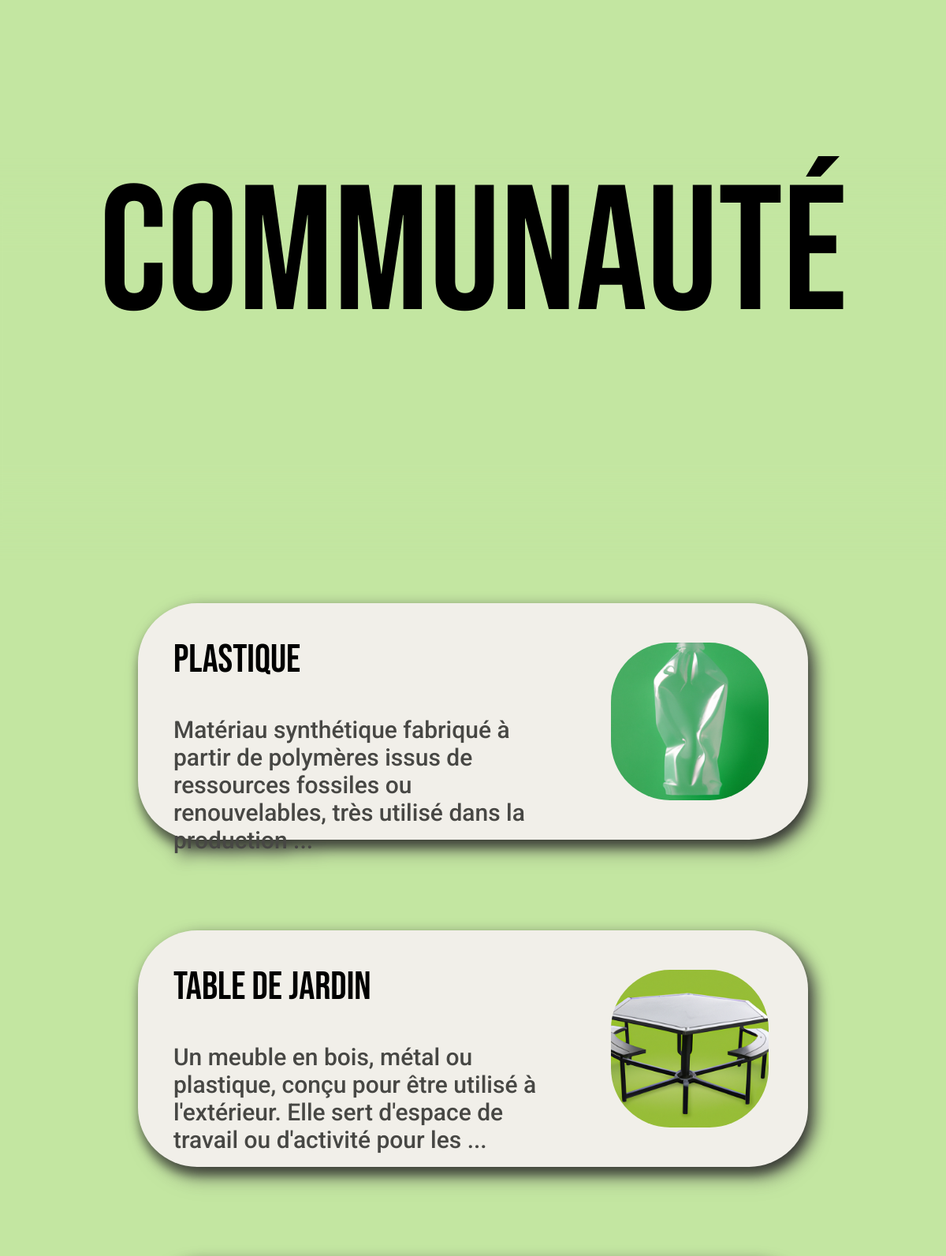
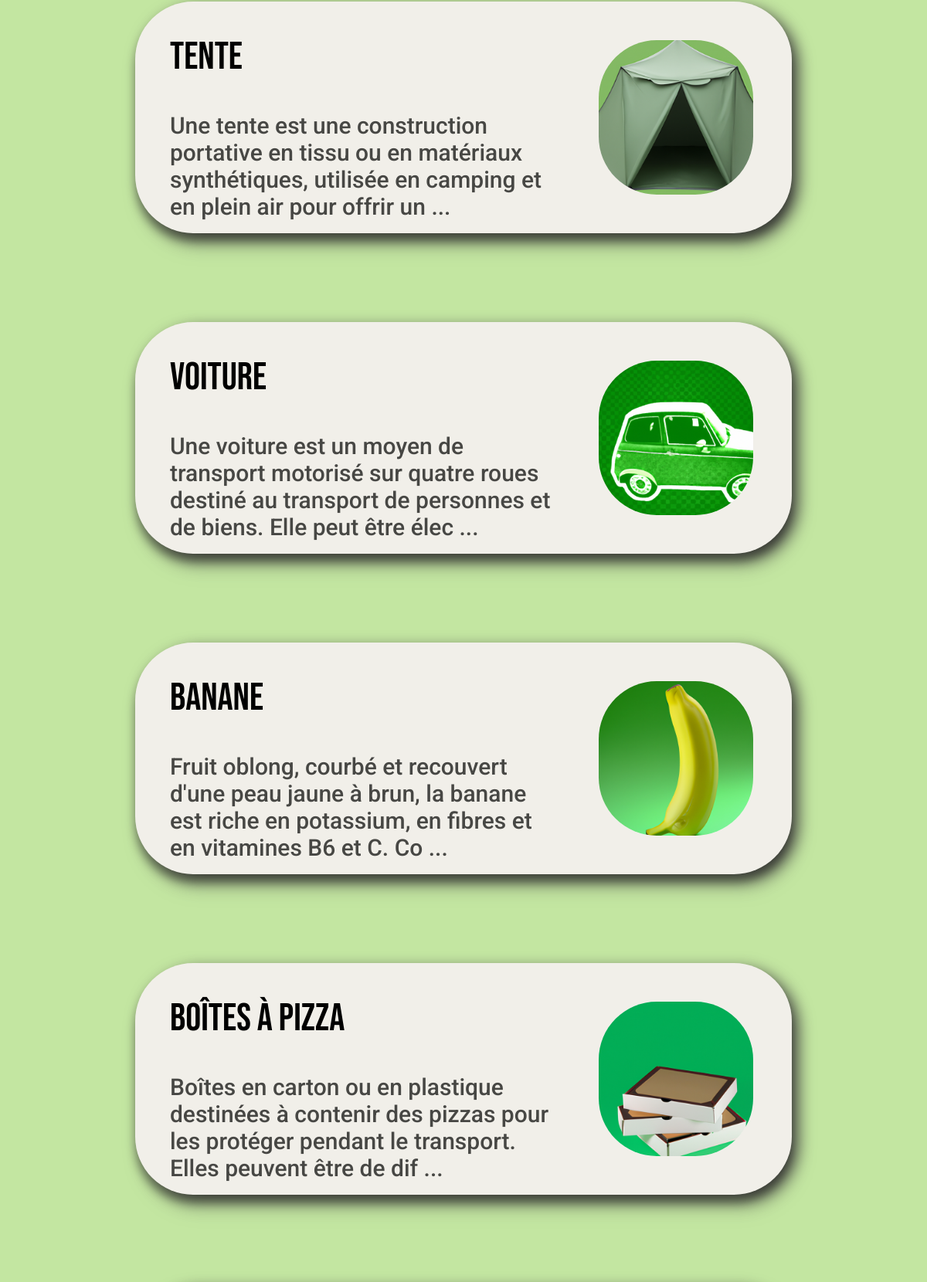
Page /popular?page=2 (upper part) on the committed database (2 pictures, top to bottom).
### app/models.py (models this page shows, shortened)
class Waste(db.Model):
    id = db.Column(db.Integer, primary_key=True)
    name = db.Column(db.String(50), unique=True, nullable=False)
    description = db.Column(db.Text, nullable=False)
    list_recycling_possibilitites = db.Column(db.Text, nullable=False)
    nb_views = db.Column(db.Integer, nullable=False, default=0)
    last_viewed = db.Column(db.DateTime, nullable=False,
                            default=datetime.utcnow)

### app/wastes/routes.py (the view)
@wastes_bp.route('/popular')
def popular():
    page = request.args.get('page', 1, type=int)
    wastes = Waste.query.order_by(
        Waste.nb_views.desc()).paginate(page=page, per_page=10)
    return render_template('popular.html', wastes=wastes, title='Popular', location='popular')

### app/templates/popular.html (shortened to what this page needs)
{%extends "layout.html"%}
{% block head%}
<link rel="stylesheet" href="{{ url_for('static', filename='css/article-waste-container.css') }}">
{% endblock %}
{% block content %}
<div class="div-content-site">
    <nav class="navbar">
        <div class="navbar-blur"></div>
        <h1>COMMUNAUTÉ</h1>
    </nav>
    {% for waste in wastes.items %}
    <div class="content-container">
        <a href="{{ url_for('wastes.waste', waste_id=waste.id) }}" target="_self">
            <div class="text-container">
                <h2>{{ waste.name }}</h2>
                {% if waste.description[:130] !=  waste.description[:131] %}
                <p>{{ waste.description[:130] + ' ...' }}</p>
                {% else %}
                <p>{{ waste.description }}</p>
                {% endif %}
            </div>
            <div class="image-container">
                <img src={{ url_for('static', filename='uploads/wastes/' + waste.name + '.png' ) }} alt="Image">
            </div>
        </a>
    </div>
    {% endfor %}
</div>
{% endblock content %}

### app/static/css/main.css (style rules this page uses)
body { background-color: #C3E6A1; font-family: 'Roboto', sans-serif; }
.navbar, .navbar-search { position: fixed; left: 0%; width: 100%; top: 0%; z-index: 9998; margin: 0; }
.navbar { height: 650px; }
.navbar-blur, .navbar-search-blur { position: absolute; left: -4.63%; right: -4.63%; bottom: 0%; background: #C3E6A1; filter: blur(25px); }
.navbar-blur { top: 40%; }
.navbar h1, .navbar-search h1 { left: 0; right: 0; position: absolute; margin: auto; display: flex; align-items: center; justify-content: center; text-align: center; font-family: 'Bebas Neue'; font-style: normal; font-weight: 400; font-size: 225px; line-height: 270px; color: #000000; }
.navbar h1 { top: 5%; bottom: 5%; }
.div-content-site { position: relative; left: 0%; right: 0%; margin-top: 765px; margin-bottom: 260px; padding-bottom: 230px; }

### app/static/css/article-waste-container.css (style rules this page uses)
.content-container { filter: drop-shadow(8px 8px 10px #474744); Width: 850px; Height: 300px; margin-top: 115px; margin-left: calc(50% - 850px/2); margin-right: calc(50% + 850px/2); text-decoration: none; background: #F1EFE9; box-shadow: 0px 11px 11px rgba(0, 0, 0, 0.25); border-radius: 75px; }
.text-container { position: absolute; left: 5.29%; right: 35.88%; font-style: normal; }
.text-container h2 { top: 15%; bottom: 62.67%; font-family: 'Bebas Neue'; font-weight: 400; font-size: 50px; line-height: 60px; display: flex; align-items: center; color: #000000; }
.text-container p { top: 40%; bottom: 15%; font-family: 'Roboto'; font-weight: 500; font-size: 30px; line-height: 35px; color: #474744; }
.image-container { position: absolute; left: 70.59%; right: 5.88%; top: 16.67%; bottom: 16.67%; background: #FFFCF8; border-radius: 75px; }
.image-container img { width: 100%; height: 100%; object-fit: cover; border-radius: 75px; }

### rows in the picture
Waste: name "plastique", description "Matériau synthétique fabriqué à partir de polymères issus de ressources fossiles ou renouvelables, très utilisé dans la production ...", name (picture)
Waste: name "table de jardin", description "Un meuble en bois, métal ou plastique, conçu pour être utilisé à l'extérieur. Elle sert d'espace de travail ou d'activité pour les ...", name (picture)
Waste: name "tente", description "Une tente est une construction portative en tissu ou en matériaux synthétiques, utilisée en camping et en plein air pour offrir un ...", name (picture)
Waste: name "voiture", description "Une voiture est un moyen de transport motorisé sur quatre roues destiné au transport de personnes et de biens. Elle peut être élec ...", name (picture)
Waste: name "banane", description "Fruit oblong, courbé et recouvert d'une peau jaune à brun, la banane est riche en potassium, en fibres et en vitamines B6 et C. Co ...", name (picture)
Waste: name "boîtes à pizza", description "Boîtes en carton ou en plastique destinées à contenir des pizzas pour les protéger pendant le transport. Elles peuvent être de dif ...", name (picture)
